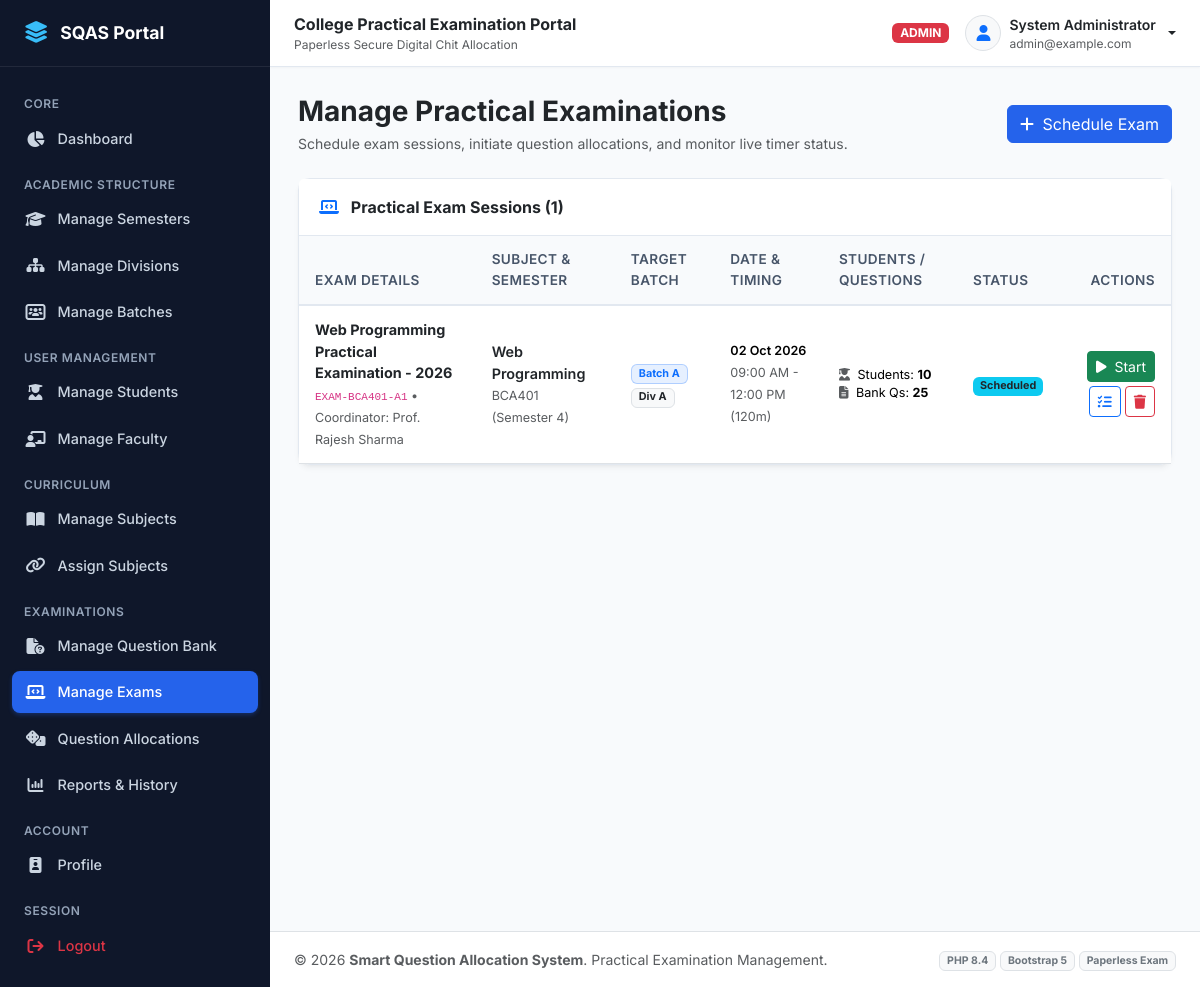
/admin/exams.php (signed in), run on the app's committed database.
### tables this page shows
CREATE TABLE `exams` (
  `exam_id` INT AUTO_INCREMENT PRIMARY KEY,
  `exam_name` VARCHAR(150) NOT NULL,
  `exam_code` VARCHAR(50) NOT NULL UNIQUE,
  `subject_id` INT NOT NULL,
  `semester_id` INT NOT NULL,
  `division_id` INT NOT NULL,
  `batch_id` INT NOT NULL,
  `faculty_id` INT NOT NULL,
  `exam_date` DATE NOT NULL,
  `start_time` TIME NOT NULL,
  `end_time` TIME NOT NULL,
  `duration_minutes` INT NOT NULL DEFAULT 120,
  `total_marks` INT NOT NULL DEFAULT 50,
  `instructions` TEXT DEFAULT NULL,
  `allocation_rule` ENUM('random_no_consecutive', 'pure_random') NOT NULL DEFAULT 'random_no_consecutive',
  `status` ENUM('draft', 'scheduled', 'running', 'completed', 'cancelled') NOT NULL DEFAULT 'scheduled',
  `started_at` DATETIME DEFAULT NULL,
  `ended_at` DATETIME DEFAULT NULL,
  `created_at` TIMESTAMP DEFAULT CURRENT_TIMESTAMP,
  INDEX `idx_exam_status` (`status`),
  FOREIGN KEY (`subject_id`) REFERENCES `subjects`(`subject_id`) ON DELETE CASCADE,
  FOREIGN KEY (`semester_id`) REFERENCES `semesters`(`semester_id`) ON DELETE CASCADE,
  FOREIGN KEY (`division_id`) REFERENCES `divisions`(`division_id`) ON DELETE CASCADE,
  FOREIGN KEY (`batch_id`) REFERENCES `batches`(`batch_id`) ON DELETE CASCADE,
  FOREIGN KEY (`faculty_id`) REFERENCES `faculty`(`faculty_id`) ON DELETE CASCADE
);

CREATE TABLE `subjects` (
  `subject_id` INT AUTO_INCREMENT PRIMARY KEY,
  `subject_code` VARCHAR(50) NOT NULL UNIQUE,
  `subject_name` VARCHAR(150) NOT NULL,
  `semester_id` INT NOT NULL,
  `status` ENUM('active', 'inactive') NOT NULL DEFAULT 'active',
  `created_at` TIMESTAMP DEFAULT CURRENT_TIMESTAMP,
  FOREIGN KEY (`semester_id`) REFERENCES `semesters`(`semester_id`) ON DELETE CASCADE
);

CREATE TABLE `semesters` (
  `semester_id` INT AUTO_INCREMENT PRIMARY KEY,
  `semester_name` VARCHAR(50) NOT NULL,
  `semester_code` VARCHAR(20) NOT NULL UNIQUE,
  `status` ENUM('active', 'inactive') NOT NULL DEFAULT 'active',
  `created_at` TIMESTAMP DEFAULT CURRENT_TIMESTAMP
);

CREATE TABLE `batches` (
  `batch_id` INT AUTO_INCREMENT PRIMARY KEY,
  `batch_name` VARCHAR(50) NOT NULL,
  `semester_id` INT NOT NULL,
  `division_id` INT NOT NULL,
  `start_roll_no` INT NOT NULL,
  `end_roll_no` INT NOT NULL,
  `status` ENUM('active', 'inactive') NOT NULL DEFAULT 'active',
  `created_at` TIMESTAMP DEFAULT CURRENT_TIMESTAMP,
  INDEX `idx_batch_sem_div` (`semester_id`, `division_id`),
  FOREIGN KEY (`semester_id`) REFERENCES `semesters`(`semester_id`) ON DELETE CASCADE,
  FOREIGN KEY (`division_id`) REFERENCES `divisions`(`division_id`) ON DELETE CASCADE
);

CREATE TABLE `divisions` (
  `division_id` INT AUTO_INCREMENT PRIMARY KEY,
  `division_name` VARCHAR(20) NOT NULL UNIQUE,
  `status` ENUM('active', 'inactive') NOT NULL DEFAULT 'active',
  `created_at` TIMESTAMP DEFAULT CURRENT_TIMESTAMP
);

### admin/exams.php (the view, shortened to what this page needs)
<?php
require_once __DIR__ . '/../includes/functions.php';
$exams = $pdo->query("
    SELECT e.*, s.subject_name, s.subject_code, sem.semester_name, d.division_name, b.batch_name,
           u.name as faculty_name,
           (SELECT COUNT(*) FROM students stu WHERE stu.batch_id = e.batch_id AND stu.status = 'active') as eligible_students,
           (SELECT COUNT(*) FROM questions q WHERE q.subject_id = e.subject_id AND q.status = 'active') as available_questions,
           (SELECT COUNT(*) FROM question_allocations qa WHERE qa.exam_id = e.exam_id) as allocated_count
    FROM exams e
    JOIN subjects s ON e.subject_id = s.subject_id
    JOIN semesters sem ON e.semester_id = sem.semester_id
    JOIN divisions d ON e.division_id = d.division_id
    JOIN batches b ON e.batch_id = b.batch_id
    JOIN faculty f ON e.faculty_id = f.faculty_id
    JOIN users u ON f.user_id = u.user_id
    ORDER BY e.exam_date DESC, e.start_time DESC
")->fetchAll();
include __DIR__ . '/../includes/header.php';
?>
<div class="d-flex justify-content-between align-items-center mb-4 flex-wrap gap-2">
    <div>
        <h3 class="fw-bold text-dark mb-1">Manage Practical Examinations</h3>
        <p class="text-muted small mb-0">Schedule exam sessions, initiate question allocations, and monitor live timer status.</p>
    </div>
    <button class="btn btn-primary" data-bs-toggle="modal" data-bs-target="#createExamModal">
        <i class="fa-solid fa-plus me-1"></i> Schedule Exam
    </button>
</div>
<div class="card">
    <div class="card-header bg-white d-flex justify-content-between align-items-center">
        <span class="fw-bold text-dark"><i class="fa-solid fa-laptop-code me-2 text-primary"></i> Practical Exam Sessions (<?= count($exams) ?>)</span>
    </div>
    <div class="card-body p-0">
        <div class="table-responsive">
            <table class="table table-hover align-middle mb-0">
                <thead>
                    <tr>
                        <th>Exam Details</th>
                        <th>Subject & Semester</th>
                        <th>Target Batch</th>
                        <th>Date & Timing</th>
                        <th>Students / Questions</th>
                        <th>Status</th>
                        <th class="text-end">Actions</th>
                    </tr>
                </thead>
                <tbody>
                    <?php if (empty($exams)): ?>
                        <tr><td colspan="7" class="text-center text-muted py-4">No examinations scheduled yet. Click "Schedule Exam" to set one up.</td></tr>
                    <?php else: ?>
                        <?php foreach ($exams as $ex): ?>
                            <tr>
                                <td>
                                    <div class="fw-bold text-dark"><?= e($ex['exam_name']) ?></div>
                                    <small class="text-muted"><code><?= e($ex['exam_code']) ?></code> &bull; Coordinator: <?= e($ex['faculty_name']) ?></small>
                                </td>
                                <td>
                                    <div class="fw-semibold text-dark"><?= e($ex['subject_name']) ?></div>
                                    <small class="text-muted"><?= e($ex['subject_code']) ?> (<?= e($ex['semester_name']) ?>)</small>
                                </td>
                                <td>
                                    <span class="badge bg-primary bg-opacity-10 text-primary border border-primary border-opacity-25"><?= e($ex['batch_name']) ?></span>
                                    <span class="badge bg-light text-dark border">Div <?= e($ex['division_name']) ?></span>
                                </td>
                                <td>
                                    <div class="small fw-semibold"><?= format_date($ex['exam_date']) ?></div>
                                    <small class="text-muted"><?= format_time($ex['start_time']) ?> - <?= format_time($ex['end_time']) ?> (<?= $ex['duration_minutes'] ?>m)</small>
                                </td>
                                <td>
                                    <div class="small">
                                        <i class="fa-solid fa-user-graduate text-muted me-1"></i> Students: <strong><?= $ex['eligible_students'] ?></strong>
                                    </div>
                                    <div class="small">
                                        <i class="fa-solid fa-file-lines text-muted me-1"></i> Bank Qs: <strong><?= $ex['available_questions'] ?></strong>
                                    </div>
                                </td>
                                <td><?= status_badge($ex['status']) ?></td>
                                <td class="text-end">
                                    <div class="d-flex justify-content-end gap-1 flex-wrap">
                                        <?php if ($ex['status'] === 'scheduled' || $ex['status'] === 'draft'): ?>
                                            <button class="btn btn-sm btn-success" data-bs-toggle="modal" data-bs-target="#startExamModal<?= $ex['exam_id'] ?>" title="Start Exam & Allocate Questions">
                                                <i class="fa-solid fa-play me-1"></i> Start
                                            </button>
                                        <?php endif; ?>
                                        <a href="allocations.php?exam_id=<?= $ex['exam_id'] ?>" class="btn btn-sm btn-outline-primary" title="View Allocations Table">
                                            <i class="fa-solid fa-list-check"></i>
                                        </a>
                                        <a href="exams.php?action=delete&id=<?= $ex['exam_id'] ?>" class="btn btn-sm btn-outline-danger" data-confirm="Delete exam <?= e($ex['exam_name']) ?>?" title="Delete Exam">
                                            <i class="fa-solid fa-trash"></i>
                                        </a>
                                    </div>
                                </td>
                            </tr>
                        <?php endforeach; ?>
                    <?php endif; ?>
                </tbody>
            </table>
        </div>
    </div>
</div>
<?php include __DIR__ . '/../includes/footer.php'; ?>

### includes/functions.php (shortened to what this page needs)
<?php
function e($string) {
    return htmlspecialchars((string)$string, ENT_QUOTES, 'UTF-8');
}
function format_date($dateStr) {
    return date('d M Y', strtotime($dateStr));
}
function format_time($timeStr) {
    return date('h:i A', strtotime($timeStr));
}
function status_badge($status) {
    $status = strtolower($status);
    $map = [
        'active'     => ['class' => 'bg-success', 'text' => 'Active'],
        'inactive'   => ['class' => 'bg-secondary', 'text' => 'Inactive'],
        'scheduled'  => ['class' => 'bg-info text-dark', 'text' => 'Scheduled'],
        'running'    => ['class' => 'bg-warning text-dark', 'text' => 'Running'],
        'completed'  => ['class' => 'bg-primary', 'text' => 'Completed'],
        'cancelled'  => ['class' => 'bg-danger', 'text' => 'Cancelled'],
        'draft'      => ['class' => 'bg-secondary', 'text' => 'Draft'],
        'allocated'  => ['class' => 'bg-info text-dark', 'text' => 'Allocated'],
        'submitted'  => ['class' => 'bg-success', 'text' => 'Submitted'],
        'absent'     => ['class' => 'bg-danger', 'text' => 'Absent']
    ];
    $item = $map[$status] ?? ['class' => 'bg-secondary', 'text' => ucfirst($status)];
    return '<span class="badge ' . $item['class'] . '">' . $item['text'] . '</span>';
}

### assets/css/style.css (style rules this page uses)
:root { --primary-navy: #0f2744; --primary-blue: #1e40af; --primary-accent: #2563eb; --primary-hover: #1d4ed8; --bg-slate: #f8fafc; --bg-sidebar: #0f172a; --bg-sidebar-hover: #1e293b; --text-dark: #1e293b; --text-muted: #64748b; --border-light: #e2e8f0; --card-shadow: 0 4px 6px -1px rgba(0, 0, 0, 0.05), 0 2px 4px -2px rgba(0, 0, 0, 0.05); --card-hover-shadow: 0 10px 15px -3px rgba(0, 0, 0, 0.08), 0 4px 6px -4px rgba(0, 0, 0, 0.05); }
body { font-family: 'Inter', system-ui, -apple-system, BlinkMacSystemFont, "Segoe UI", Roboto, sans-serif; background-color: var(--bg-slate); color: var(--text-dark); min-height: 100vh; display: flex; flex-direction: column; }
.card { border: 1px solid var(--border-light); border-radius: 0.75rem; box-shadow: var(--card-shadow); transition: box-shadow 0.2s ease, transform 0.2s ease; background-color: #ffffff; }
.card-header { background-color: #ffffff; border-bottom: 1px solid var(--border-light); font-weight: 600; padding: 1rem 1.25rem; }
.table thead th { background-color: #f8fafc; color: #475569; font-weight: 600; font-size: 0.85rem; text-transform: uppercase; letter-spacing: 0.03em; border-bottom: 2px solid var(--border-light); padding: 0.85rem 1rem; }
.table tbody td { padding: 0.85rem 1rem; vertical-align: middle; font-size: 0.9rem; }
.btn-primary { background-color: var(--primary-accent); border-color: var(--primary-accent); }

### data on the page
exams: exam_name "Web Programming Practical Examination - 2026", exam_code "EXAM-BCA401-A1", faculty_name "Prof. Rajesh Sharma", subject.subject_name "Web Programming", subject.subject_code "BCA401", semester.semester_name "Semester 4", batch.batch_name "Batch A", division.division_name "A", exam_date "02 Oct 2026", start_time "09:00 AM", end_time "12:00 PM", duration_minutes "120", eligible_students "10", available_questions "25", status "Scheduled"

### other printed values
$currentUser['role'] "ADMIN"
$currentUser['name'] "System Administrator"
$currentUser['email'] "admin@example.com"
count($exams) "1"
APP_NAME "Smart Question Allocation System"
PHP_MAJOR_VERSION "8"
PHP_MINOR_VERSION "4"
